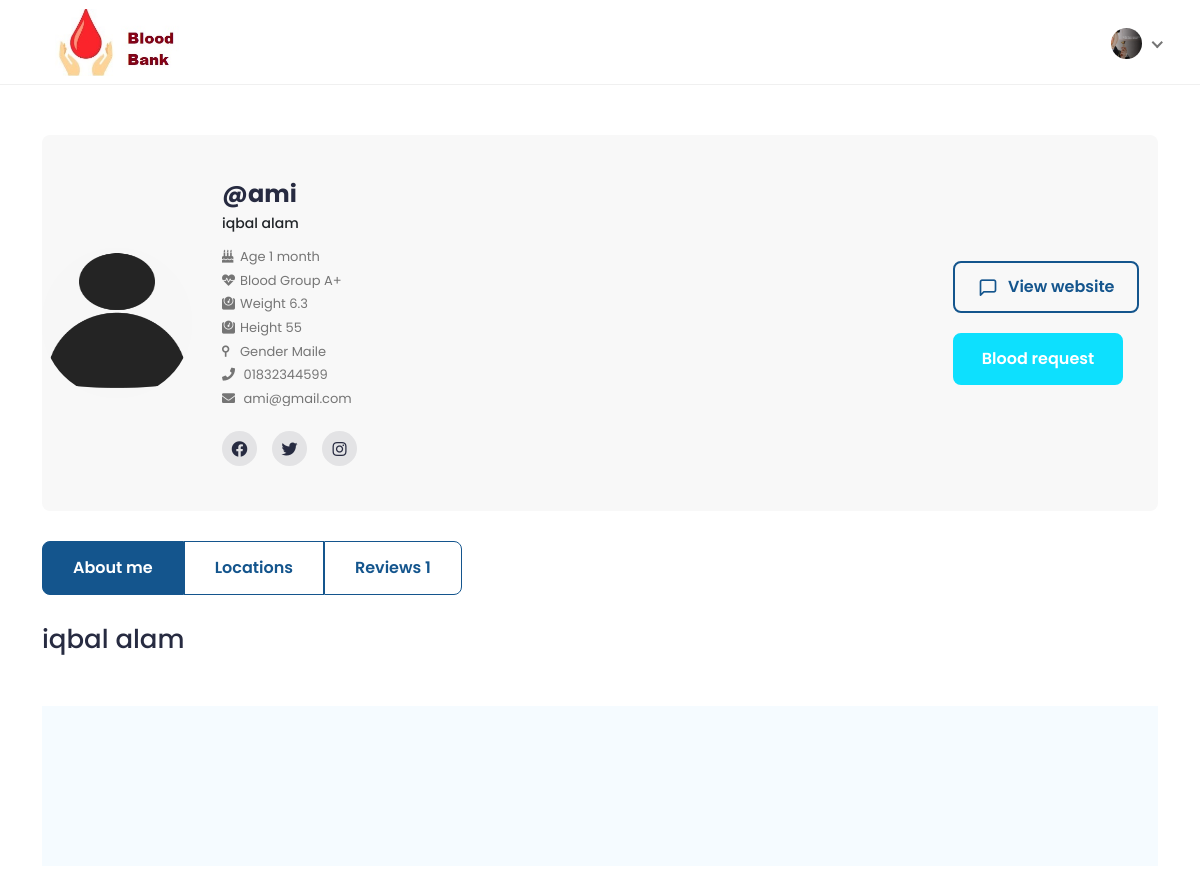
Screenshot of /patient_profile/ami/ (signed in) with the database file from the repository.
### AccountApp/models.py (models this page shows, shortened)
class User(AbstractUser):
    is_admin = models.BooleanField('Is admin', default=False)
    is_patient = models.BooleanField('Is patient', default=False)
    is_Org = models.BooleanField('Is Org', default=False)

class UserProPic(models.Model):
    user = models.OneToOneField(User, on_delete=models.CASCADE, related_name='user_profile')
    proPic = models.ImageField(upload_to='user_profile_pic', blank=True, null=True)

class PatientInfo(models.Model):
    user = models.OneToOneField(User, on_delete=models.CASCADE, related_name='patient_info')
    date_of_birth= models.DateField(blank=True, null=True)
    blood_group =models.CharField( max_length=5, choices=BloodGroup)
    Gender = models.CharField(choices=gander, max_length=24)
    weight = models.CharField( max_length=24,blank=True, null=True)
    height = models.CharField( max_length=24,blank=True, null=True)
    phone_no = models.CharField(max_length=20, blank=True, null=True)
    locations = models.CharField(max_length=300, blank=True, null=True)
    website = models.URLField(blank=True, null=True)
    fb = models.URLField(blank=True, null=True)
    tw = models.URLField(blank=True, null=True)
    instra = models.URLField(blank=True, null=True)
    pres_address = models.CharField(max_length=264, blank=True, null=True)
    parmanent_address = models.CharField(max_length=264, blank=True, null=True)
    bio = models.TextField(blank=True, null=True)

### AccountApp/views.py (the view, shortened to what this page needs)
# urls.py: path('patient_profile/<username>/', views.patient_profile, name='patient_profile'),
@login_required
def patient_profile(request, username):
    result_user = User.objects.get(username=username)
    reviews = Review.objects.filter(receiver__username=username)
    review_form = ReviewForm()
    alrady_request = DonerRequest.objects.filter(donor__username=username)
    if alrady_request:
        donor_request = True
    else:
        donor_request = False
    return render(request, 'org_details.html', context={'result_user':result_user, 'review_form':review_form,'donor_request':donor_request})

### template/org_details.html (shortened to what this page needs)
<!DOCTYPE html>
<html lang="en">
 {% extends 'Profile/base.html' %}
 {% load crispy_forms_tags %}
 {% block body_block %}
<div class="content pharmacy-cart-content">
<div class="container">
<div class="card pharmacy-card">
<div class="card-body">
<div class="doctor-widget pharmacy-widget">
<div class="doc-info-left">
<div class="doctor-img1">
    {% if result_user.user_profile.proPic %}
    <a class="nav-link" href="#"><img src="/media/{{result_user.user_profile.proPic}}" width="150px" height="150px" class="rounded-circle"> </a>
    {% else %}
    <a  href="#"><img src="/media/avater.png" width="150px" height="150px" class="rounded-circle"></a>
    {% endif %}
</div>
{% if result_user.is_Org %}
<div class="doc-info-cont">
    <br><br>
<h4 class="doc-name"><b><a href="pharmacy-details.html">@{{result_user.username}}</a></b></h4>
<div class="rating">
<span class="d-inline-block average-rating">{{result_user.first_name}} {{result_user.last_name}}</span>
</div>
<div class="clinic-details">
<div class="clini-infos">
<p class="doc-location">
<i class="feather-map-pin"></i> {{result_user.org_info.address}} {{result_user.pharmeci_info.address}}
</p>
<p class="doc-location text-ellipse">
<i class="feather-tag"></i> {{result_user.org_info.services}} {{result_user.pharmeci_info.services}}
</p>
<p class="doc-education text-ellipse">
<i class=""></i>Regi No: {{result_user.org_info.RegiNo}} {{result_user.pharmeci_info.RegiNo}}
</p>
<p class="doc-education text-ellipse">
<i class=""></i>Type: {{result_user.org_info.org_type}} {{result_user.pharmeci_info.org_type}}
</p>
</div>
</div>
<div class="pharmacy-social-links">
<ul class="nav">
<li>
<a href="{{result_user.org_info.fb}}{{result_user.pharmeci_info.fb}}" target="_blank">
<i class="fab fa-facebook"></i>
</a>
</li>
<li>
<a href="{{result_user.org_info.tw}} {{result_user.pharmeci_info.tw}}" target="_blank">
<i class="fab fa-twitter"></i>
</a>
</li>
<li>
<a href="{{result_user.org_info.instra}}{{result_user.pharmeci_info.instra}}" target="_blank">
<i class="fab fa-instagram"></i>
</a>
</li>
</ul>
<br><br>
</div>
</div>
</div>
<div class="doc-info-right d-flex align-items-center justify-content-center">
<div class="pharmacy-booking pharmacy-booking-right">
<a class="btn view-details-btn" href="#">
<i class="feather-message-square"></i>View website
</a>
<a class="btn browse-products-btn" href="#" data-bs-toggle="modal" data-bs-target="#voice_call">
<i class="feather-phone-call"></i>{{result_user.org_info.phone_no}}  {{result_user.pharmeci_info.phone_no}}
</a>
</div>
</div>
</div>
</div>
</div>
<div class="pharmacy-details-info">
<div class="product-description-tabs">
<ul class="nav nav-tabs">
<li class="nav-item">
<a class="nav-link description-link active" href="#about_store" data-bs-toggle="tab">About me</a>
</li>
<li class="nav-item">
<a class="nav-link" href="#pharmacy_locations" data-bs-toggle="tab">Locations</a>
</li>
<li class="nav-item">
<a class="nav-link reviews-link" href="#pharmacy_reviews" data-bs-toggle="tab">Reviews {{result_user.review_receiver.count}}</a>
</li>
</ul>
</div>
<div class="tab-content pt-0">
<div role="tabpanel" id="about_store" class="tab-pane fade show active">
<div class="row">
<div class="col-md-12">
<div class="widget about-widget">
<h4 class="widget-title">{{result_user.first_name}} {{result_user.last_name}}</h4>
<p>{{result_user.org_info.bio}}  </p>
</div>
</div>
</div>
</div>
{% else %}
<div class="doc-info-cont">
    <br><br>
<h4 class="doc-name"><b><a href="pharmacy-details.html">@{{result_user.username}}</a></b></h4>
<div class="rating">
<span class="d-inline-block average-rating">{{result_user.first_name}} {{result_user.last_name}}</span>
</div>
<div class="clinic-details">
<div class="clini-infos">
<div class="patient-details">
<h5><i class="fas fa-birthday-cake"></i>Age {{result_user.patient_info.date_of_birth|timesince}} </h5>
<h5 ><i class="fa fa-heartbeat"></i>Blood Group {{result_user.patient_info.blood_group}}</h5>
<h5><i class="fas fa-weight"></i>Weight {{result_user.patient_info.weight}}</h5>
<h5 ><i class="fas fa-weight"></i>Height {{result_user.patient_info.height}}</h5>
<h5><i class="fas fa-neuter"></i>Gender {{result_user.patient_info.Gender}}</h5>
<h5><i class="fa fa-phone"></i> {{result_user.patient_info.phone_no}}</h5>
<h5><i class="fa fa-envelope"></i> {{result_user.email}}</h5>
</div>
</div>
</div>
<div class="pharmacy-social-links">
<ul class="nav">
<li>
<a href="{{result_user.patient_info.fb}}" target="_blank">
<i class="fab fa-facebook"></i>
</a>
</li>
<li>
<a href="{{result_user.patient_info.tw}}" target="_blank">
<i class="fab fa-twitter"></i>
</a>
</li>
<li>
<a href="{{result_user.patient_info.instra}}" target="_blank">
<i class="fab fa-instagram"></i>
</a>
</li>
</ul>
<br><br>
</div>
</div>
</div>
<div class="doc-info-right d-flex align-items-center justify-content-center">
<div class="pharmacy-booking pharmacy-booking-right">
<a class="btn view-details-btn" href="#">
<i class="feather-message-square"></i>View website
</a>
{% if not donor_request %}
<a class="btn browse-products-btn" href="{% url 'Accountapp:send_donor_request' username=result_user.username %}" >
Blood request
</a>
{% else %}
<a class="btn browse-products-btn" href="#" data-bs-toggle="modal" data-bs-target="#voice_call">
 Pending
</a>
{% endif%}
</div>
</div>
</div>
</div>
</div>
<div class="pharmacy-details-info">
<div class="product-description-tabs">
<ul class="nav nav-tabs">
<li class="nav-item">
<a class="nav-link description-link active" href="#about_store" data-bs-toggle="tab">About me</a>
</li>
<li class="nav-item">
<a class="nav-link" href="#pharmacy_locations" data-bs-toggle="tab">Locations</a>
</li>
<li class="nav-item">
<a class="nav-link reviews-link" href="#pharmacy_reviews" data-bs-toggle="tab">Reviews {{result_user.review_receiver.count}}</a>
</li>
</ul>
</div>
<div class="tab-content pt-0">
<div role="tabpanel" id="about_store" class="tab-pane fade show active">
<div class="row">
<div class="col-md-12">
<div class="widget about-widget">
<h4 class="widget-title">{{result_user.first_name}} {{result_user.last_name}}</h4>
</div>
</div>
</div>
</div>
{% endif %}
<div role="tabpanel" id="pharmacy_reviews" class="tab-pane fade">
<div class="widget review-listing mt-0">
<div class="pharmacy-review-box">
<div class="row align-items-center">
<div class="pharmacy-comments-list">
<div class="write-review">
<h4>Write a review for <strong>{{result_user.first_name}} <strong> {{result_user.last_name}}</strong></h4>
</div>
</div>
</div>
</div>
</div>
</div>
{% endblock %}

### template/Profile/base.html (shortened to what this page needs)
<!DOCTYPE html>
{% load static %}
<html lang="en">
<head>
<link rel="stylesheet" href="{% static '' %}assets/css/bootstrap.min.css">
<link rel="stylesheet" href="{% static '' %}assets/plugins/fontawesome/css/fontawesome.min.css">
<link rel="stylesheet" href="{% static '' %}assets/plugins/fontawesome/css/all.min.css">
<link rel="stylesheet" href="{% static '' %}assets/css/feather.css">
<link rel="stylesheet" href="{% static '' %}assets/plugins/select2/css/select2.min.css">
<link rel="stylesheet" href="{% static '' %}assets/css/owl.carousel.min.css">
<link rel="stylesheet" href="{% static '' %}assets/plugins/apex/apexcharts.css">
<link rel="stylesheet" href="{% static '' %}assets/css/style.css">
</head>
<body>
<div class="main-wrapper">
<header class="header">
<nav class="navbar navbar-expand-lg header-nav">
<div class="navbar-header">
<a href="#" class="navbar-brand logo">
<img src="{% static '' %}assets/img2/icon1.jpg" class="img-fluid" alt="Logo">
</a>
</div>
<ul class="nav header-navbar-rht">
<li class="nav-item dropdown has-arrow logged-item">
<a href="#" class="dropdown-toggle nav-link" data-bs-toggle="dropdown">
<span class="user-img">
    {% if user.user_profile.proPic %}
    <img src="/media/{{user.user_profile.proPic}}"  class="rounded-circle" width="41">
    {% else %}
    <img src="/media/avater.png" class="rounded-circle" width="31" >
    {% endif %}
</span>
</a>
</li>
</ul>
</nav>
</header>
{% block body_block %}
{% endblock %}
<section class="home-fifteen-footer">
</section>
</body>
</html>

### static/assets/css/feather.css (style rules this page uses)
[class^="feather-"], [class*=" feather-"] { font-family: 'feather' !important; speak: none; font-style: normal; font-weight: normal; font-variant: normal; text-transform: none; line-height: 1; -webkit-font-smoothing: antialiased; -moz-osx-font-smoothing: grayscale; }
.feather-message-square:before { content: "\e991"; }

### rows the page displays
User: user_profile.proPic (picture)
User: user_profile.proPic (picture), username "ami", first_name "iqbal", last_name "alam", patient_info.date_of_birth "1 month", patient_info.blood_group "A+", patient_info.weight "6.3", patient_info.height "55", patient_info.Gender "Maile", patient_info.phone_no "01832344599", email "ami@gmail.com", review_receiver.count "1"
